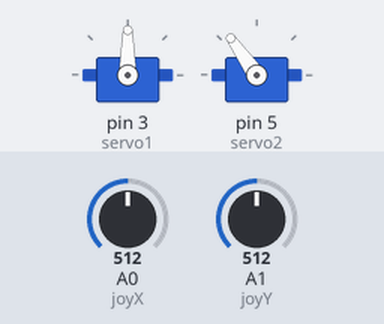
Simulated run of this sketch. Board: Arduino Uno, built with avr-gcc and run on an emulated ATmega328P. On the bench: 2 × servo. Inputs (shaded band) come from the test bench; at power-on: A0 (joyX) = 512, A1 (joyY) = 512.

Above: at 1.2 s.
1.3 s: A0 (joyX) set to 716
At 1.7 s:
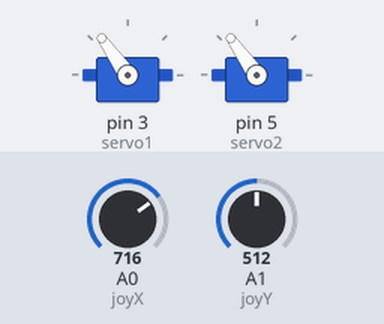
2.8 s: A1 (joyY) set to 716
At 3.5 s:
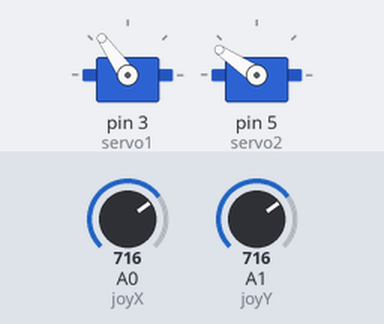
4.3 s: A0 (joyX) set to 900
At 4.6 s:
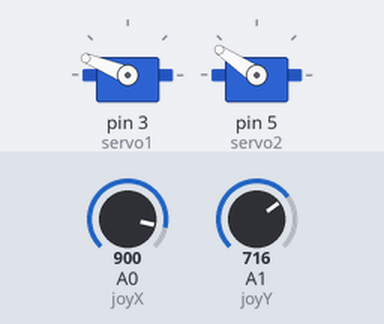
5.8 s: A1 (joyY) set to 900
At 7.0 s:
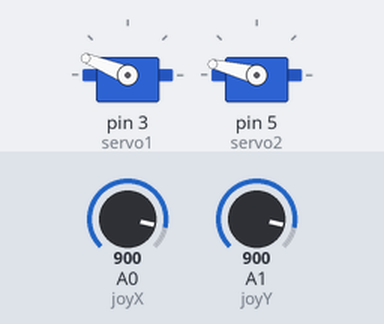
7.3 s: A0 (joyX) set to 1023
At 8.1 s:
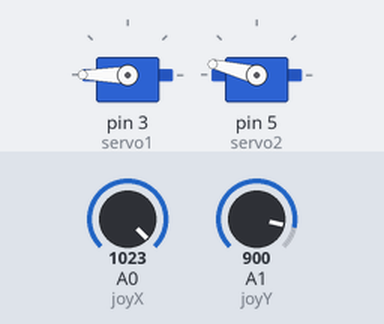
8.8 s: A1 (joyY) set to 1023
At 9.3 s:
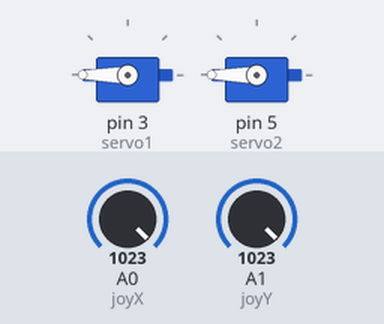
Timing chart, 0 to 11.3 s (numbered marks = the images above; inputs shaded):
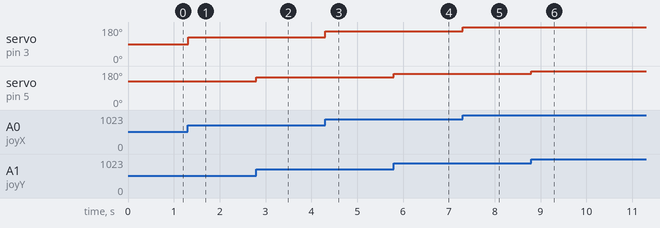

Measured:
- after the input at 1.3 s, servo on pin 3 (servo1): 90° → 125° at once
- after the input at 2.8 s, servo on pin 5 (servo2): 125° → 146° at once
- after the input at 4.3 s, servo on pin 3 (servo1): 125° → 158° at once
- after the input at 5.8 s, servo on pin 5 (servo2): 146° → 166° at once
- after the input at 7.3 s, servo on pin 3 (servo1): 158° → 180° at once
- after the input at 8.8 s, servo on pin 5 (servo2): 166° → 180° at once

The sketch:

doble_motor.ino
```cpp
#include <Servo.h>

Servo servo1;
Servo servo2;
int joyX = 0;
int joyY = 1;

int servoVal;

void setup()
{
  servo1.attach(3);
  servo2.attach(5);
}

void loop()
{

  servoVal = analogRead(joyX);
  servoVal = map(servoVal, 0, 1023, 0, 180);
  servo1.write(servoVal);

  servoVal = analogRead(joyY);
  servoVal = map(servoVal, 0, 1023, 70, 180);
  servo2.write(servoVal);
  delay(15);
}
```
